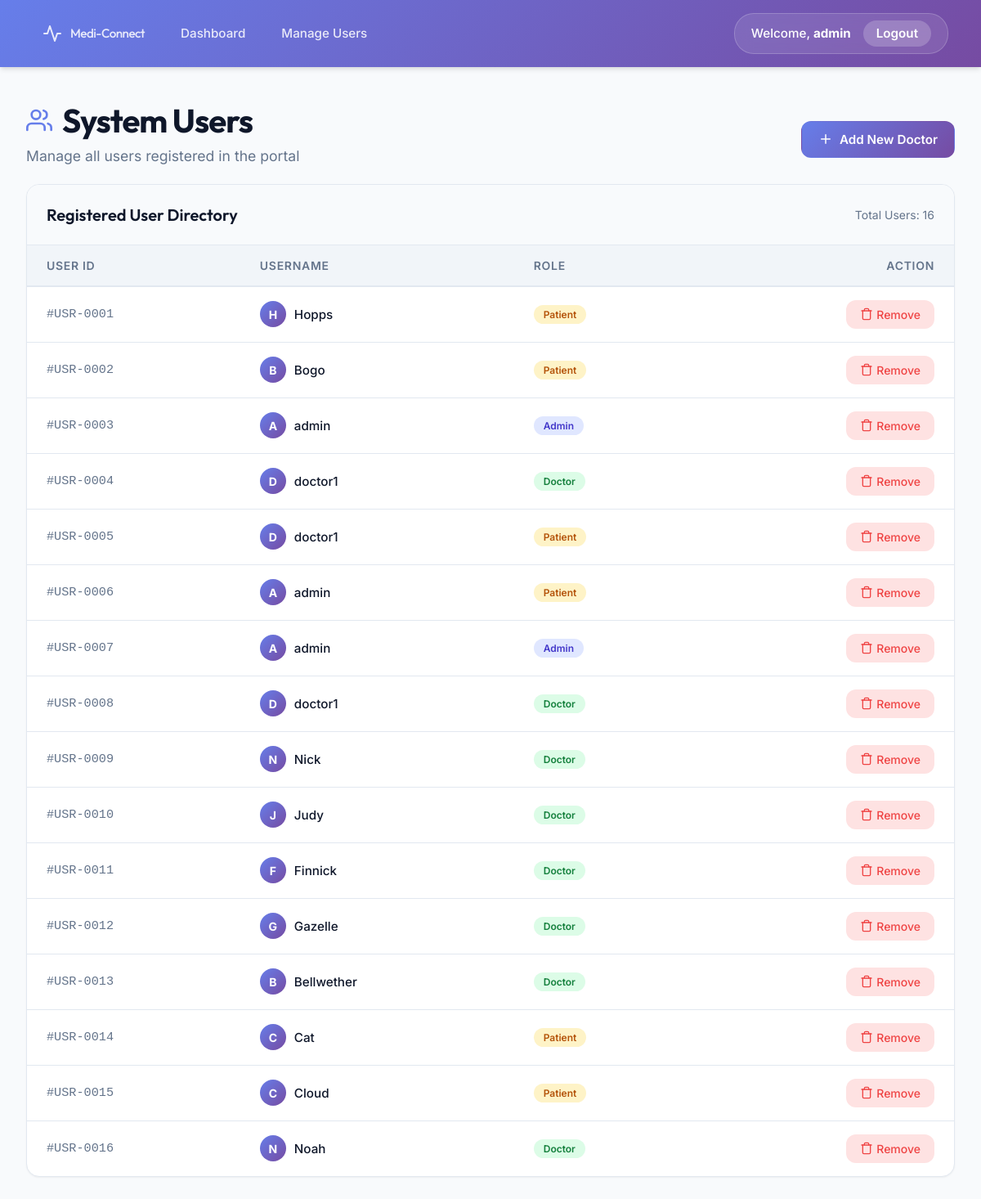
The app's page /admin/users (signed in) with its own data.
### tables this page shows
CREATE TABLE users(
    id INTEGER PRIMARY KEY AUTOINCREMENT,
    username TEXT,
    password TEXT,
    role TEXT
);

### app.py (the view)
@app.route('/admin/users')
def view_users():
    if session.get('role') != 'admin':
        return "Unauthorized access", 403
    conn = get_db_connection()
    users = conn.execute('SELECT id, username, role FROM users').fetchall()
    conn.close()
    return render_template('view_users.html', users=users)

### app.py (called while the page is built)
def get_db_connection():
    conn = sqlite3.connect('database.db')
    conn.row_factory = sqlite3.Row
    return conn

### templates/view_users.html (shortened to what this page needs)
{% extends "base.html" %}
{% block content %}
<div class="users-container">
    <div class="dashboard-header" style="display: flex; justify-content: space-between; align-items: flex-end; margin-bottom: 0;">
        <div>
            <h2>
                System Users
            </h2>
            <p>Manage all users registered in the portal</p>
        </div>
        <a href="/admin/add_doctor" class="btn-action btn-primary" style="margin-bottom: 0.5rem;">
            <svg width="18" height="18" viewBox="0 0 24 24" fill="none" stroke="currentColor" stroke-width="2" stroke-linecap="round" stroke-linejoin="round" style="margin-right: 8px;">
                <line x1="12" y1="5" x2="12" y2="19"></line>
                <line x1="5" y1="12" x2="19" y2="12"></line>
            </svg>
            Add New Doctor
        </a>
    </div>
    <div class="table-card">
        <div class="table-header">
            <h3>Registered User Directory</h3>
            <span style="color: var(--text-muted); font-size: 0.875rem;">Total Users: {{ users|length }}</span>
        </div>
        <table class="styled-table">
            <thead>
                <tr>
                    <th>User ID</th>
                    <th>Username</th>
                    <th>Role</th>
                    <th style="text-align: right;">Action</th>
                </tr>
            </thead>
            <tbody>
                {% if users %}
                    {% for user in users %}
                    <tr>
                        <td style="font-family: monospace; color: var(--text-muted);">#USR-{{ '%04d' % user.id }}</td>
                        <td style="font-weight: 500;">
                            <div style="display: flex; align-items: center; gap: 10px;">
                                <div style="width: 32px; height: 32px; border-radius: 50%; background: var(--gradient-brand); display: flex; align-items: center; justify-content: center; color: white; font-weight: bold; font-size: 0.875rem;">
                                    {{ user.username[0]|upper }}
                                </div>
                                {{ user.username }}
                            </div>
                        </td>
                        <td>
                            <span class="role-badge {% if user.role == 'admin' %}role-admin{% elif user.role == 'doctor' %}role-doctor{% else %}role-patient{% endif %}">
                                {{ user.role }}
                            </span>
                        </td>
                        <td class="actions-cell">
                            {% if user.role != 'admin' or user.id != session.get('user_id') %}
                            <a href="/delete_user/{{ user.id }}" class="btn-delete" onclick="return confirm('Are you sure you want to delete this user? This action cannot be undone.');">
                                <svg width="16" height="16" viewBox="0 0 24 24" fill="none" stroke="currentColor" stroke-width="2" stroke-linecap="round" stroke-linejoin="round" style="margin-right: 4px;">
                                    <polyline points="3 6 5 6 21 6"></polyline>
                                    <path d="M19 6v14a2 2 0 0 1-2 2H7a2 2 0 0 1-2-2V6m3 0V4a2 2 0 0 1 2-2h4a2 2 0 0 1 2 2v2"></path>
                                </svg>
                                Remove
                            </a>
                            {% endif %}
                        </td>
                    </tr>
                    {% endfor %}
                {% endif %}
            </tbody>
        </table>
    </div>
</div>
{% endblock %}

### templates/base.html (shortened to what this page needs)
<!DOCTYPE html>
<html lang="en">
<head>
</head>
<body>
<nav class="navbar">
    <div class="nav-left">
        <a href="/" class="navbar-brand">
            <svg width="24" height="24" viewBox="0 0 24 24" fill="none" stroke="currentColor" stroke-width="2" stroke-linecap="round" stroke-linejoin="round">
                <path d="M22 12h-4l-3 9L9 3l-3 9H2"/>
            </svg>
            Medi-Connect
        </a>
        {% if session.get('role') == 'admin' %}
            <a href="/admin">Dashboard</a>
            <a href="/admin/users">Manage Users</a>
        {% endif %}
    </div>
    <div class="nav-right">
        {% if session.get('username') %}
            <span>Welcome, <strong>{{ session.get('username') }}</strong></span>
            <a href="/logout">Logout</a>
        {% else %}
            <a href="/login">Login</a>
        {% endif %}
    </div>
</nav>
<main class="container">
    {% block content %}
    {% endblock %}
</main>
</body>
</html>

### templates/base.html (style rules this page uses)
:root { --primary: #667eea; --primary-hover: #5a6ed1; --secondary: #764ba2; --accent: #F43F5E; --bg-body: #F8FAFC; --bg-card: #FFFFFF; --text-main: #0F172A; --text-muted: #64748B; --border-color: #E2E8F0; --gradient-brand: linear-gradient(135deg, #667eea 0%, #764ba2 100%); --gradient-glass: linear-gradient(135deg, rgba(255,255,255,0.1), rgba(255,255,255,0)); --shadow-sm: 0 1px 2px 0 rgba(0, 0, 0, 0.05); --shadow-md: 0 4px 6px -1px rgba(0, 0, 0, 0.1), 0 2px 4px -1px rgba(0, 0, 0, 0.06); --shadow-lg: 0 10px 15px -3px rgba(0, 0, 0, 0.1), 0 4px 6px -2px rgba(0, 0, 0, 0.05); --shadow-xl: 0 20px 25px -5px rgba(0, 0, 0, 0.1), 0 10px 10px -5px rgba(0, 0, 0, 0.04); --radius-md: 0.75rem; --radius-lg: 1rem; --radius-xl: 1.5rem; --transition: all 0.3s cubic-bezier(0.4, 0, 0.2, 1); }
* { margin: 0; padding: 0; box-sizing: border-box; }
body { font-family: 'Inter', sans-serif; background-color: var(--bg-body); color: var(--text-main); min-height: 100vh; display: flex; flex-direction: column; overflow-x: hidden; -webkit-font-smoothing: antialiased; }
.navbar { background: var(--gradient-brand); padding: 1rem 2.5rem; display: flex; justify-content: space-between; align-items: center; box-shadow: var(--shadow-md); position: sticky; top: 0; z-index: 100; }
.navbar-brand { font-family: 'Outfit', sans-serif; font-size: 1.5rem; font-weight: 800; color: white; text-decoration: none; letter-spacing: -0.5px; display: flex; align-items: center; gap: 10px; }
.nav-left, .nav-right { display: flex; align-items: center; gap: 20px; }
.nav-left a { color: rgba(255, 255, 255, 0.85); text-decoration: none; font-weight: 500; font-size: 0.95rem; transition: var(--transition); padding: 0.5rem 0.75rem; border-radius: var(--radius-md); }
.nav-right { color: white; font-weight: 500; font-size: 0.95rem; background: rgba(255, 255, 255, 0.1); padding: 0.5rem 1.25rem; border-radius: var(--radius-xl); display: flex; align-items: center; gap: 15px; border: 1px solid rgba(255, 255, 255, 0.2); backdrop-filter: blur(10px); }
.nav-right a { color: white; text-decoration: none; font-weight: 600; background: rgba(255, 255, 255, 0.2); padding: 0.4rem 1rem; border-radius: var(--radius-xl); transition: var(--transition); }
.container { width: 100%; max-width: 1280px; margin: 0 auto; padding: 2.5rem 2rem; flex-grow: 1; animation: fadeIn 0.5s ease-out; }
.dashboard-header { margin-bottom: 2.5rem; }
.dashboard-header h2 { font-family: 'Outfit', sans-serif; font-size: 2.5rem; font-weight: 700; color: var(--text-main); letter-spacing: -1px; margin-bottom: 0.5rem; display: flex; align-items: center; gap: 12px; }
.dashboard-header p { color: var(--text-muted); font-size: 1.1rem; font-weight: 400; }
.btn-action { display: inline-flex; align-items: center; justify-content: center; padding: 0.75rem 1.25rem; background: var(--bg-body); color: var(--primary); border: 1px solid var(--border-color); border-radius: var(--radius-md); text-decoration: none; font-weight: 600; font-size: 0.95rem; transition: var(--transition); cursor: pointer; }
.btn-primary { background: var(--gradient-brand); color: white; border-color: transparent; }

### records on screen
users: id "0001", username "H", username "Hopps", role "Patient"
users: id "0002", username "B", username "Bogo", role "Patient"
users: id "0003", username "A", username "admin", role "Admin"
users: id "0004", username "D", username "doctor1", role "Doctor"
users: id "0005", username "D", username "doctor1", role "Patient"
users: id "0006", username "A", username "admin", role "Patient"
users: id "0007", username "A", username "admin", role "Admin"
users: id "0008", username "D", username "doctor1", role "Doctor"
users: id "0009", username "N", username "Nick", role "Doctor"
users: id "0010", username "J", username "Judy", role "Doctor"
users: id "0011", username "F", username "Finnick", role "Doctor"
users: id "0012", username "G", username "Gazelle", role "Doctor"
users: id "0013", username "B", username "Bellwether", role "Doctor"
users: id "0014", username "C", username "Cat", role "Patient"
users: id "0015", username "C", username "Cloud", role "Patient"
users: id "0016", username "N", username "Noah", role "Doctor"

### other values on screen
{{ session.get('username') }} "admin"
{{ users|length }} "16"
